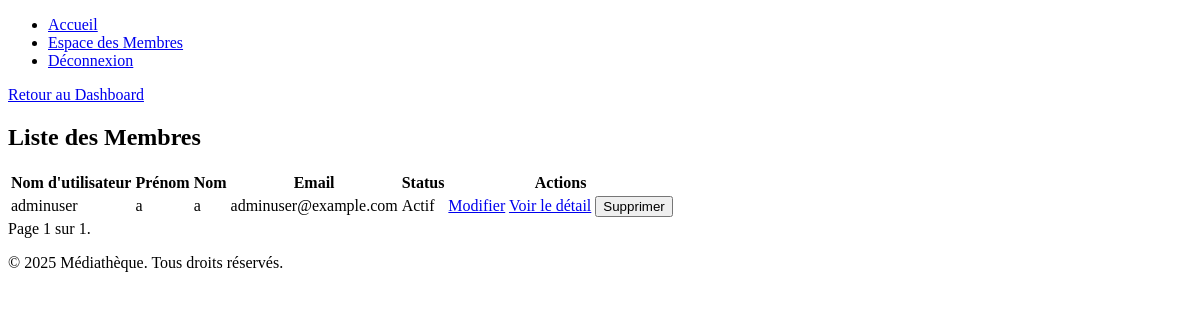
The page /staff/membres/ (signed in) on the database as committed earlier.
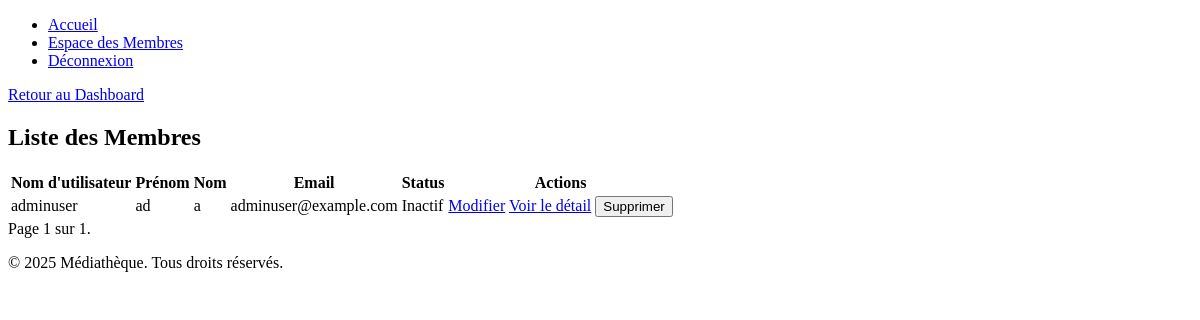
The same page on the database as committed later.
### mediatheque/authentification/models.py (models this page shows, shortened)
class CustomUser(AbstractUser):
    ADMIN = 'admin'
    STAFF = 'staff'
    CLIENT = 'client'
    ROLE_CHOICES = [
        (ADMIN, 'Admin'),
        (STAFF, 'Staff'),
        (CLIENT, 'Client'),
    ]
    role = models.CharField(max_length=20, choices=ROLE_CHOICES, default=CLIENT)
    objects = CustomUserManager()  # Utilisation du manager personnalisé

### mediatheque/staff/views/member_views.py (the view)
# urls.py: path('membres/', member_views.member_list, name='liste_membres'),
@login_required
@role_required(User.STAFF)
@permission_required('authentification.can_view_members', raise_exception=True)
def member_list(request):
    members = User.objects.exclude(pk__isnull=True).exclude(pk=0).exclude(pk=request.user.pk).order_by('username')
    page_number = request.GET.get('page', 1)
    paginator = Paginator(members, 10)  # 10 membres par page
    page_obj = paginator.get_page(page_number)
    return render(request, 'staff/members/member_list.html', {'page_obj': page_obj})

### mediatheque/staff/templates/staff/members/member_list.html (shortened to what this page needs)
{% extends 'base.html' %}
{% block return_link %}
<a href="{% url 'staff:espace_staff' %}">Retour au Dashboard</a>
{% endblock %}
{% block content %}
<div class="container mt-4">
    <h2>Liste des Membres</h2>
    <table class="table table-bordered">
        <thead>
        <tr>
            <th>Nom d'utilisateur</th>
            <th>Prénom</th>
            <th>Nom</th>
            <th>Email</th>
            <th>Status</th>
            <th>Actions</th>
        </tr>
        </thead>
        <tbody>
        {% for member in page_obj %}
        {% if member.pk and member.pk > 0 %}
        <tr>
            <td>{{ member.username }}</td>
            <td>{{ member.first_name }}</td>
            <td>{{ member.last_name }}</td>
            <td>{{ member.email }}</td>
            <td>{% if member.is_active %}Actif{% else %}Inactif{% endif %}</td>
            <td>
                <a href="{% url 'staff:modifier_membre' member.pk %}" class="btn btn-warning btn-sm">Modifier</a>
                <a href="{% url 'staff:membre_detail' pk=member.pk %}" class="btn btn-info btn-sm">Voir le détail</a>
                <form action="{% url 'staff:supprimer_membre' member.pk %}" method="post" style="display:inline;">
                    <button type="submit" class="btn btn-danger btn-sm"
                            onclick="return confirm('Voulez-vous vraiment supprimer ce membre ?')">Supprimer
                    </button>
                </form>
            </td>
        </tr>
        {% else %}
        <tr>
            <td colspan="6" class="text-danger text-center">Membre invalide (pk={{ member.pk }})</td>
        </tr>
        {% endif %}
        {% empty %}
        <tr>
            <td colspan="6" class="text-center">Aucun membre trouvé.</td>
        </tr>
        {% endfor %}
        </tbody>
    </table>
    <div class="pagination mt-4">
        <span class="step-links">
            <span class="current">
                Page {{ page_obj.number }} sur {{ page_obj.paginator.num_pages }}.
            </span>
        </span>
    </div>
</div>
{% endblock %}

Rows that differ between the two databases and show on the page:
changed CustomUser "adminuser": first_name "a" → "ad"; is_active "Actif" → "Inactif"
